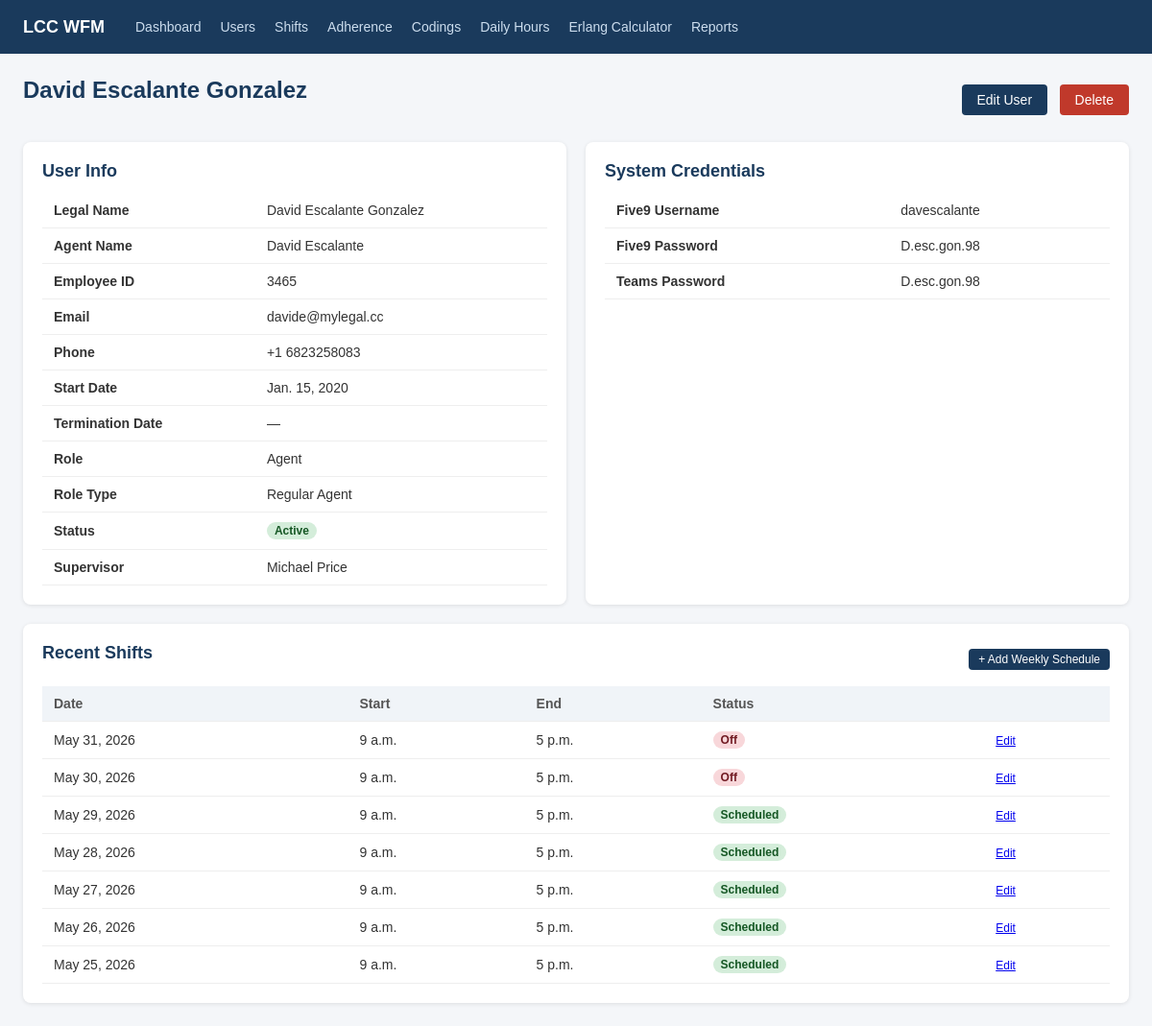
Screenshot of /agents/2/ (signed in) with the database file from the repository.
### scheduling/models.py (models this page shows, shortened)
class Agent(models.Model):
    ROLE_CHOICES = [
        ('agent', 'Agent'),
        ('admin', 'Admin'),
    ]
    ROLE_TYPE_CHOICES = [
        ('training', 'Training'),
        ('incubation', 'Incubation'),
        ('regular_agent', 'Regular Agent'),
        ('kill_team', 'Kill Team'),
        ('night_shift', 'Night Shift'),
        ('supervisor', 'Supervisor'),
        ('qa', 'QA'),
        ('cs', 'CS'),
        ('testing', 'Testing'),
        ('sms_email', 'SMS/Email'),
        ('admin_training', 'Training'),
        ('coordinator', 'Coordinator'),
    ]
    STATUS_CHOICES = [
        ('active', 'Active'),
        ('inactive', 'Inactive'),
    ]
    user = models.OneToOneField(User, on_delete=models.CASCADE)
    role = models.CharField(max_length=20, choices=ROLE_CHOICES, default='agent')
    role_type = models.CharField(max_length=20, choices=ROLE_TYPE_CHOICES, blank=True)
    status = models.CharField(max_length=10, choices=STATUS_CHOICES, default='active')
    agent_name = models.CharField(max_length=100, blank=True, help_text="Display/call center name")
    employee_id = models.CharField(max_length=50, blank=True, unique=True, null=True)
    start_date = models.DateField(null=True, blank=True)
    termination_date = models.DateField(null=True, blank=True)
    COUNTRY_CODE_CHOICES = [
        ('+1', '+1 (US/Canada)'),
        ('+52', '+52 (Mexico)'),
    ]
    phone_country_code = models.CharField(max_length=5, choices=COUNTRY_CODE_CHOICES, default='+1', blank=True)
    phone_number = models.CharField(max_length=20, blank=True)
    five9_username = models.CharField(max_length=150, blank=True)
    five9_password = models.CharField(max_length=150, blank=True)
    teams_password = models.CharField(max_length=150, blank=True)
    supervisor = models.ForeignKey(
        'self', null=True, blank=True, on_delete=models.SET_NULL, related_name='direct_reports'
    )
    notes = models.TextField(blank=True)
    def __str__(self):
        return self.agent_name or self.user.get_full_name() or self.user.username

class Shift(models.Model):
    agent = models.ForeignKey(Agent, on_delete=models.CASCADE, related_name='shifts')
    date = models.DateField()
    start_time = models.TimeField()
    end_time = models.TimeField()
    is_off = models.BooleanField(default=False)
    notes = models.TextField(blank=True)
    class Meta:
        ordering = ['date', 'start_time']

### scheduling/views.py (the view)
# urls.py: path('agents/<int:pk>/', views.agent_detail, name='agent_detail'),
@login_required
def agent_detail(request, pk):
    agent = get_object_or_404(Agent, pk=pk)
    shifts = Shift.objects.filter(agent=agent).order_by('-date')[:30]
    return render(request, 'scheduling/agent_detail.html', {'agent': agent, 'shifts': shifts})

### templates/scheduling/agent_detail.html (shortened to what this page needs)
{% extends 'base.html' %}
{% block content %}
<div style="display:flex;justify-content:space-between;align-items:center;margin-bottom:20px;">
    <h1>{{ agent.user.get_full_name }}</h1>
    <div>
        <a href="{% url 'agent_edit' agent.pk %}" class="btn btn-primary">Edit User</a>
        <a href="{% url 'agent_delete' agent.pk %}" class="btn" style="background:#c0392b;color:white;margin-left:8px;">Delete</a>
    </div>
</div>
<div class="grid-2">
    <div class="card">
        <h2>User Info</h2>
        <table>
            <tr><td><strong>Legal Name</strong></td><td>{{ agent.user.get_full_name }}</td></tr>
            <tr><td><strong>Agent Name</strong></td><td>{{ agent.agent_name|default:"—" }}</td></tr>
            <tr><td><strong>Employee ID</strong></td><td>{{ agent.employee_id|default:"—" }}</td></tr>
            <tr><td><strong>Email</strong></td><td>{{ agent.user.email }}</td></tr>
            <tr><td><strong>Phone</strong></td><td>{% if agent.phone_number %}{{ agent.phone_country_code }} {{ agent.phone_number }}{% else %}—{% endif %}</td></tr>
            <tr><td><strong>Start Date</strong></td><td>{{ agent.start_date|default:"—" }}</td></tr>
            <tr><td><strong>Termination Date</strong></td><td>{{ agent.termination_date|default:"—" }}</td></tr>
            <tr><td><strong>Role</strong></td><td>{{ agent.get_role_display }}</td></tr>
            <tr><td><strong>Role Type</strong></td><td>{{ agent.get_role_type_display|default:"—" }}</td></tr>
            <tr><td><strong>Status</strong></td><td>{% if agent.status == 'active' %}<span class="badge badge-green">Active</span>{% else %}<span class="badge badge-red">Inactive</span>{% endif %}</td></tr>
            <tr><td><strong>Supervisor</strong></td><td>{{ agent.supervisor|default:"—" }}</td></tr>
        </table>
    </div>
    <div class="card">
        <h2>System Credentials</h2>
        <table>
            <tr><td><strong>Five9 Username</strong></td><td>{{ agent.five9_username|default:"—" }}</td></tr>
            <tr><td><strong>Five9 Password</strong></td><td>{{ agent.five9_password|default:"—" }}</td></tr>
            <tr><td><strong>Teams Password</strong></td><td>{{ agent.teams_password|default:"—" }}</td></tr>
        </table>
    </div>
</div>
<div class="card">
    <div style="display:flex;justify-content:space-between;align-items:center;margin-bottom:12px;">
        <h2>Recent Shifts</h2>
        <a href="{% url 'shift_week' %}?agent={{ agent.pk }}" class="btn btn-primary" style="padding:4px 10px;font-size:12px;">+ Add Weekly Schedule</a>
    </div>
    <table>
        <thead><tr><th>Date</th><th>Start</th><th>End</th><th>Status</th><th></th></tr></thead>
        <tbody>
            {% for shift in shifts %}
            <tr>
                <td>{{ shift.date }}</td>
                <td>{{ shift.start_time }}</td>
                <td>{{ shift.end_time }}</td>
                <td>{% if shift.is_off %}<span class="badge badge-red">Off</span>{% else %}<span class="badge badge-green">Scheduled</span>{% endif %}</td>
                <td><a href="{% url 'shift_edit' shift.pk %}" style="font-size:12px;">Edit</a></td>
            </tr>
            {% empty %}
            <tr><td colspan="5" style="color:#888;">No shifts found.</td></tr>
            {% endfor %}
        </tbody>
    </table>
</div>
{% endblock %}

### templates/base.html (style rules this page uses)
* { box-sizing: border-box; margin: 0; padding: 0; }
body { font-family: Arial, sans-serif; background: #f4f6f9; color: #333; }
h1 { font-size: 24px; margin-bottom: 20px; color: #1a3a5c; }
h2 { font-size: 18px; margin-bottom: 12px; color: #1a3a5c; }
.card { background: white; border-radius: 8px; padding: 20px; margin-bottom: 20px; box-shadow: 0 1px 4px rgba(0,0,0,0.1); }
table { width: 100%; border-collapse: collapse; }
th, td { padding: 10px 12px; text-align: left; border-bottom: 1px solid #eee; font-size: 14px; }
th { background: #f0f4f8; font-weight: 600; color: #555; }
.btn { display: inline-block; padding: 8px 16px; border-radius: 4px; border: none; cursor: pointer; font-size: 14px; text-decoration: none; }
.btn-primary { background: #1a3a5c; color: white; }
.badge { display: inline-block; padding: 2px 8px; border-radius: 12px; font-size: 12px; font-weight: 600; }
.badge-green { background: #d4edda; color: #155724; }
.badge-red { background: #f8d7da; color: #721c24; }
.grid-2 { display: grid; grid-template-columns: 1fr 1fr; gap: 20px; }

### rows the page displays
Agent: user.get_full_name "David Escalante Gonzalez", agent_name "David Escalante", employee_id "3465", user.email "davide@mylegal.cc", phone_country_code "+1", phone_number "6823258083", start_date "Jan. 15, 2020", termination_date "—", role "Agent", role_type "Regular Agent", supervisor "Michael Price", five9_username "davescalante", five9_password "D.esc.gon.98", teams_password "D.esc.gon.98"
Shift: date "May 31, 2026", start_time "9 a.m.", end_time "5 p.m.", is_off "Off"
Shift: date "May 30, 2026", start_time "9 a.m.", end_time "5 p.m.", is_off "Off"
Shift: date "May 29, 2026", start_time "9 a.m.", end_time "5 p.m.", is_off "Scheduled"
Shift: date "May 28, 2026", start_time "9 a.m.", end_time "5 p.m.", is_off "Scheduled"
Shift: date "May 27, 2026", start_time "9 a.m.", end_time "5 p.m.", is_off "Scheduled"
Shift: date "May 26, 2026", start_time "9 a.m.", end_time "5 p.m.", is_off "Scheduled"
Shift: date "May 25, 2026", start_time "9 a.m.", end_time "5 p.m.", is_off "Scheduled"
